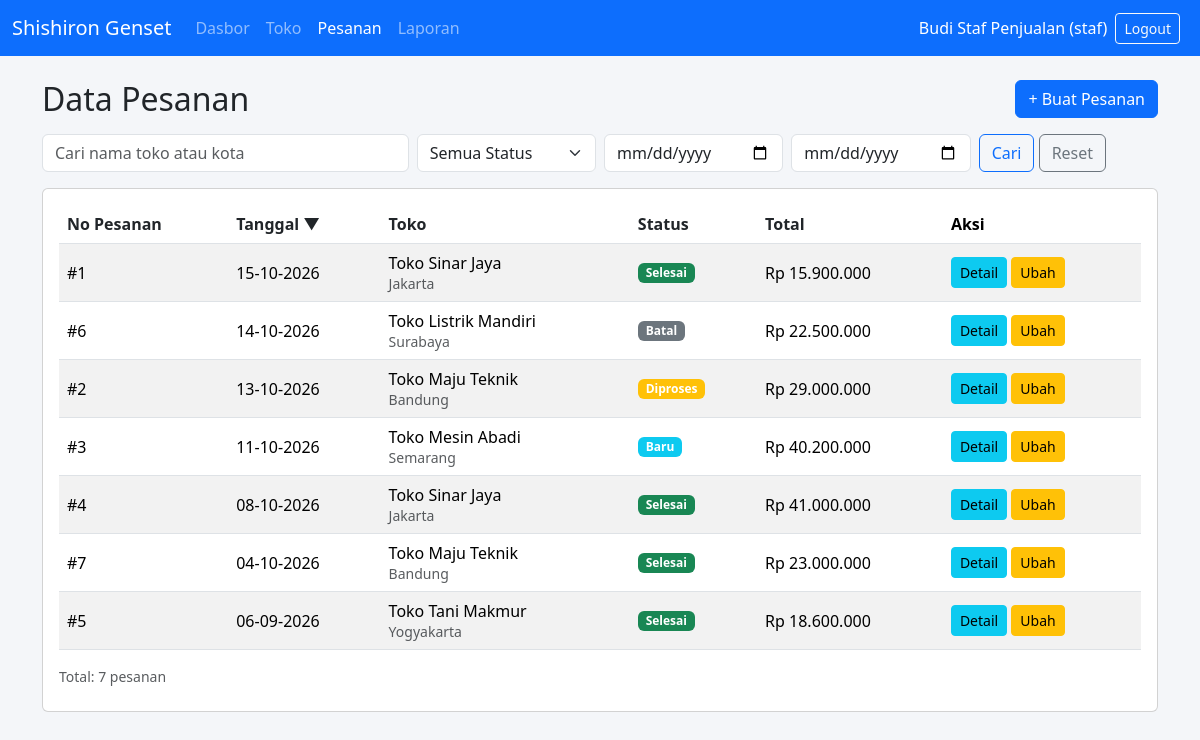
/pesanan.php (signed in), run on the app's committed database.
### tables this page shows
CREATE TABLE pesanan (
    id INT AUTO_INCREMENT PRIMARY KEY,
    toko_id INT NOT NULL,
    pengguna_id INT NOT NULL,
    tanggal DATE NOT NULL,
    status ENUM('baru','diproses','selesai','batal') NOT NULL DEFAULT 'baru',
    total BIGINT UNSIGNED NOT NULL DEFAULT 0,
    FOREIGN KEY (toko_id) REFERENCES toko(id) ON DELETE RESTRICT,
    FOREIGN KEY (pengguna_id) REFERENCES pengguna(id) ON DELETE RESTRICT
);

CREATE TABLE toko (
    id INT AUTO_INCREMENT PRIMARY KEY,
    nama_toko VARCHAR(100) NOT NULL,
    nama_pemilik VARCHAR(100) NOT NULL,
    alamat VARCHAR(255) NOT NULL,
    kota VARCHAR(60) NOT NULL,
    no_telepon VARCHAR(20) NOT NULL UNIQUE,
    email VARCHAR(100) NOT NULL UNIQUE,
    aktif TINYINT(1) NOT NULL DEFAULT 1,
    dibuat TIMESTAMP NOT NULL DEFAULT CURRENT_TIMESTAMP
);

### pesanan.php (the view, shortened to what this page needs)
<?php
	require 'config.php';
	$aksi = $_GET['aksi'] ?? 'tampil';
	$id = (int)($_GET['id'] ?? 0);
	$errors = array();
	$daftar_status = array('baru', 'diproses', 'selesai', 'batal');
	$warna_status = array('baru' => 'info', 'diproses' => 'warning', 'selesai' => 'success', 'batal' => 'secondary');
	$data = array(
		'toko_id' => '',
		'tanggal' => date('Y-m-d'),
		'status' => 'baru'
	);
	$baris_item = array(array('produk_id' => '', 'jumlah' => 1));
	$item_pesanan = array();
	if ($aksi == 'tampil') {
		$cari = trim($_GET['cari'] ?? '');
		$dari = $_GET['dari'] ?? '';
		$sampai = $_GET['sampai'] ?? '';
		$kolom_map = array(
			'id' => 'p.id',
			'tanggal' => 'p.tanggal',
			'nama_toko' => 't.nama_toko',
			'status' => 'p.status',
			'total' => 'p.total'
		);
		$urut = array_key_exists($_GET['urut'] ?? '', $kolom_map) ? $_GET['urut'] : 'tanggal';
		$arah = (($_GET['arah'] ?? 'desc') == 'asc') ? 'ASC' : 'DESC';
		$hal = max(1, (int)($_GET['hal'] ?? 1));
		$per_halaman = 10;
		$offset = ($hal - 1) * $per_halaman;
		$where = "WHERE 1 = 1";
		$param = array();
		$stmt = $db->prepare("SELECT COUNT(*) FROM pesanan p JOIN toko t ON t.id = p.toko_id $where");
		$stmt->execute($param);
		$total = $stmt->fetchColumn();
		$stmt = $db->prepare("SELECT p.id, p.tanggal, p.status, p.total, t.nama_toko, t.kota, u.nama AS nama_staf
			FROM pesanan p
			JOIN toko t ON t.id = p.toko_id
			JOIN pengguna u ON u.id = p.pengguna_id
			$where
			ORDER BY " . $kolom_map[$urut] . " $arah, p.id DESC
			LIMIT ? OFFSET ?");
		$stmt->bindValue(count($param) + 1, $per_halaman, PDO::PARAM_INT);
		$stmt->bindValue(count($param) + 2, $offset, PDO::PARAM_INT);
		$stmt->execute();
		$daftar = $stmt->fetchAll();
	}
	include 'header.php';
?>
<?php if ($aksi == 'tambah' || $aksi == 'ubah') { ?>
	<h2 class="mb-3"><?= $aksi == 'tambah' ? 'Buat Pesanan Baru' : 'Ubah Pesanan #' . e($id) ?></h2>
	<?php if (count($errors) > 0) { ?>
		<div class="alert alert-danger">
			<ul class="mb-0">
				<?php foreach ($errors as $err) { ?>
					<li><?= e($err) ?></li>
				<?php } ?>
			</ul>
		</div>
	<?php } ?>
	<div class="card">
		<div class="card-body">
			<form method="post" id="form-pesanan" action="pesanan.php?aksi=<?= e($aksi) ?>&id=<?= e($id) ?>">
				<input type="hidden" name="token" value="<?= e(buat_token()) ?>">
				<div class="row">
					<div class="col-md-5 mb-3">
						<label class="form-label">Toko</label>
						<select name="toko_id" class="form-select" required>
							<option value="">-- Pilih Toko --</option>
							<?php foreach ($daftar_toko as $t) { ?>
								<option value="<?= e($t['id']) ?>" <?= $data['toko_id'] == $t['id'] ? 'selected' : '' ?>>
									<?= e($t['nama_toko']) ?> - <?= e($t['kota']) ?>
								</option>
							<?php } ?>
						</select>
					</div>
					<div class="col-md-3 mb-3">
						<label class="form-label">Tanggal</label>
						<input type="date" name="tanggal" class="form-control" value="<?= e($data['tanggal']) ?>" required>
					</div>
					<?php if ($aksi == 'ubah') { ?>
						<div class="col-md-4 mb-3">
							<label class="form-label">Status</label>
							<select name="status" class="form-select">
								<?php foreach ($daftar_status as $s) { ?>
									<option value="<?= e($s) ?>" <?= $data['status'] == $s ? 'selected' : '' ?>><?= e(ucfirst($s)) ?></option>
								<?php } ?>
							</select>
						</div>
					<?php } ?>
				</div>
				<?php if ($aksi == 'tambah') { ?>
					<h5 class="mt-2">Produk yang Dipesan</h5>
					<div id="daftar-item">
						<?php foreach ($baris_item as $b) { ?>
							<div class="row baris-item">
								<div class="col-7">
									<select name="produk_id[]" class="form-select">
										<option value="" data-stok="0">-- Pilih Produk --</option>
										<?php foreach ($daftar_produk as $pr) { ?>
											<option value="<?= e($pr['id']) ?>" data-stok="<?= e($pr['stok']) ?>" <?= $b['produk_id'] == $pr['id'] ? 'selected' : '' ?>>
												<?= e($pr['nama_produk']) ?> (<?= rupiah($pr['harga']) ?>, stok <?= e($pr['stok']) ?>)
											</option>
										<?php } ?>
									</select>
								</div>
								<div class="col-3">
									<input type="number" name="jumlah[]" class="form-control" value="<?= e($b['jumlah']) ?>" min="1">
								</div>
								<div class="col-2">
									<button type="button" class="btn btn-outline-danger hapus-baris">X</button>
								</div>
							</div>
						<?php } ?>
					</div>
					<button type="button" id="tambah-baris" class="btn btn-outline-secondary btn-sm mb-3">+ Tambah Produk</button>
					<p class="text-muted small">Total harga dihitung otomatis oleh sistem saat pesanan disimpan.</p>
				<?php } else { ?>
					<h5 class="mt-2">Isi Pesanan</h5>
					<div class="table-responsive">
						<table class="table table-sm">
							<thead>
								<tr>
									<th>Produk</th>
									<th>Jumlah</th>
									<th>Subtotal</th>
								</tr>
							</thead>
							<tbody>
								<?php foreach ($item_pesanan as $it) { ?>
									<tr>
										<td><?= e($it['nama_produk']) ?></td>
										<td><?= e($it['jumlah']) ?></td>
										<td><?= rupiah($it['subtotal']) ?></td>
									</tr>
								<?php } ?>
							</tbody>
						</table>
					</div>
					<p class="text-muted small">Produk dan jumlah tidak bisa diubah. Jika salah, batalkan pesanan ini lalu buat pesanan baru.</p>
				<?php } ?>
				<button type="submit" class="btn btn-primary">Simpan</button>
				<a href="pesanan.php" class="btn btn-secondary">Batal</a>
			</form>
		</div>
	</div>
<?php } else { ?>
	<div class="d-flex justify-content-between align-items-center mb-3">
		<h2 class="mb-0">Data Pesanan</h2>
		<a href="pesanan.php?aksi=tambah" class="btn btn-primary">+ Buat Pesanan</a>
	</div>
	<form method="get" class="row g-2 mb-3">
		<div class="col-12 col-md-4">
			<input type="text" name="cari" class="form-control" placeholder="Cari nama toko atau kota" value="<?= e($cari) ?>">
		</div>
		<div class="col-12 col-md-2">
			<select name="status" class="form-select">
				<option value="">Semua Status</option>
			</select>
		</div>
		<div class="col-6 col-md-2">
			<input type="date" name="dari" class="form-control" value="<?= e($dari) ?>" title="Dari tanggal">
		</div>
		<div class="col-6 col-md-2">
			<input type="date" name="sampai" class="form-control" value="<?= e($sampai) ?>" title="Sampai tanggal">
		</div>
		<div class="col-12 col-md-auto">
			<button type="submit" class="btn btn-outline-primary">Cari</button>
			<a href="pesanan.php" class="btn btn-outline-secondary">Reset</a>
		</div>
	</form>
	<div class="card">
		<div class="card-body">
			<div class="table-responsive">
				<table class="table table-striped table-hover align-middle">
					<thead>
						<tr>
							<th><?= link_urut('id', 'No Pesanan', $urut, $arah) ?></th>
							<th><?= link_urut('tanggal', 'Tanggal', $urut, $arah) ?></th>
							<th><?= link_urut('nama_toko', 'Toko', $urut, $arah) ?></th>
							<th><?= link_urut('status', 'Status', $urut, $arah) ?></th>
							<th><?= link_urut('total', 'Total', $urut, $arah) ?></th>
							<th>Aksi</th>
						</tr>
					</thead>
					<tbody>
						<?php foreach ($daftar as $row) { ?>
							<tr>
								<td>#<?= e($row['id']) ?></td>
								<td><?= e(date('d-m-Y', strtotime($row['tanggal']))) ?></td>
								<td>
									<?= e($row['nama_toko']) ?><br>
									<small class="text-muted"><?= e($row['kota']) ?></small>
								</td>
								<td>
									<span class="badge bg-<?= e($warna_status[$row['status']]) ?>"><?= e(ucfirst($row['status'])) ?></span>
								</td>
								<td><?= rupiah($row['total']) ?></td>
								<td class="text-nowrap">
									<a href="pesanan.php?aksi=detail&id=<?= e($row['id']) ?>" class="btn btn-sm btn-info">Detail</a>
									<a href="pesanan.php?aksi=ubah&id=<?= e($row['id']) ?>" class="btn btn-sm btn-warning">Ubah</a>
								</td>
							</tr>
						<?php } ?>
					</tbody>
				</table>
			</div>
			<p class="text-muted small mb-2">Total: <?= e($total) ?> pesanan</p>
		</div>
	</div>
<?php } ?>

### header.php (shortened to what this page needs)
<?php
	$peran = $_SESSION['pengguna']['peran'];
	$halaman_ini = basename($_SERVER['PHP_SELF']);
?>
<html>
	<head>
		<link rel="stylesheet" href="css/bootstrap.min.css">
		<link rel="stylesheet" href="css/style.css">
	</head>
	<body class="d-flex flex-column min-vh-100">
		<nav class="navbar navbar-expand-lg navbar-dark bg-primary d-print-none">
			<div class="container-fluid">
				<a class="navbar-brand order-0" href="index.php">Shishiron Genset</a>
				<div class="d-flex align-items-center order-1 order-lg-2">
					<span class="text-white me-2 d-none d-md-inline">
						<?= e($_SESSION['pengguna']['nama']) ?> (<?= e($peran) ?>)
					</span>
					<a href="login.php?aksi=logout" class="btn btn-outline-light btn-sm me-2">Logout</a>
				</div>
				<div class="collapse navbar-collapse order-2 order-lg-1" id="menuUtama">
					<ul class="navbar-nav me-auto">
						<li class="nav-item">
							<a class="nav-link <?= $halaman_ini == 'index.php' ? 'active' : '' ?>" href="index.php">Dasbor</a>
						</li>
						<li class="nav-item">
							<a class="nav-link <?= $halaman_ini == 'toko.php' ? 'active' : '' ?>" href="toko.php">Toko</a>
						</li>
						<li class="nav-item">
							<a class="nav-link <?= $halaman_ini == 'pesanan.php' ? 'active' : '' ?>" href="pesanan.php">Pesanan</a>
						</li>
						<li class="nav-item">
							<a class="nav-link <?= $halaman_ini == 'laporan.php' ? 'active' : '' ?>" href="laporan.php">Laporan</a>
						</li>
					</ul>
				</div>
			</div>
		</nav>
		<div class="container my-4">

### config.php (shortened to what this page needs)
<?php
function e($teks)
{
	return htmlspecialchars((string)$teks, ENT_QUOTES, 'UTF-8');
}
function rupiah($angka)
{
	return "Rp " . number_format($angka, 0, ',', '.');
}
function link_urut($kolom, $label, $urut, $arah)
{
	$arah_baru = ($urut == $kolom && $arah == 'ASC') ? 'desc' : 'asc';
	$query = $_GET;
	$query['urut'] = $kolom;
	$query['arah'] = $arah_baru;
	$query['hal'] = 1;
	$panah = '';
	if ($urut == $kolom) {
		$panah = ($arah == 'ASC') ? ' ▲' : ' ▼';
	}
	return '<a href="?' . e(http_build_query($query)) . '" class="link-urut">' . e($label) . $panah . '</a>';
}

### css/style.css (style rules this page uses)
body { background-color: #f4f6f9; }
.link-urut { color: #212529; text-decoration: none; white-space: nowrap; }

### data on the page
pesanan: id "1", tanggal "15-10-2026", toko.nama_toko "Toko Sinar Jaya", toko.kota "Jakarta", status "Selesai", total "Rp 15.900.000"
pesanan: id "6", tanggal "14-10-2026", toko.nama_toko "Toko Listrik Mandiri", toko.kota "Surabaya", status "Batal", total "Rp 22.500.000"
pesanan: id "2", tanggal "13-10-2026", toko.nama_toko "Toko Maju Teknik", toko.kota "Bandung", status "Diproses", total "Rp 29.000.000"
pesanan: id "3", tanggal "11-10-2026", toko.nama_toko "Toko Mesin Abadi", toko.kota "Semarang", status "Baru", total "Rp 40.200.000"
pesanan: id "4", tanggal "08-10-2026", toko.nama_toko "Toko Sinar Jaya", toko.kota "Jakarta", status "Selesai", total "Rp 41.000.000"
pesanan: id "7", tanggal "04-10-2026", toko.nama_toko "Toko Maju Teknik", toko.kota "Bandung", status "Selesai", total "Rp 23.000.000"
pesanan: id "5", tanggal "06-09-2026", toko.nama_toko "Toko Tani Makmur", toko.kota "Yogyakarta", status "Selesai", total "Rp 18.600.000"

### other printed values
$_SESSION['pengguna']['nama'] "Budi Staf Penjualan"
$peran "staf"
$label "No Pesanan Tanggal Toko Status Total"
$panah "▼"
$total "7"
